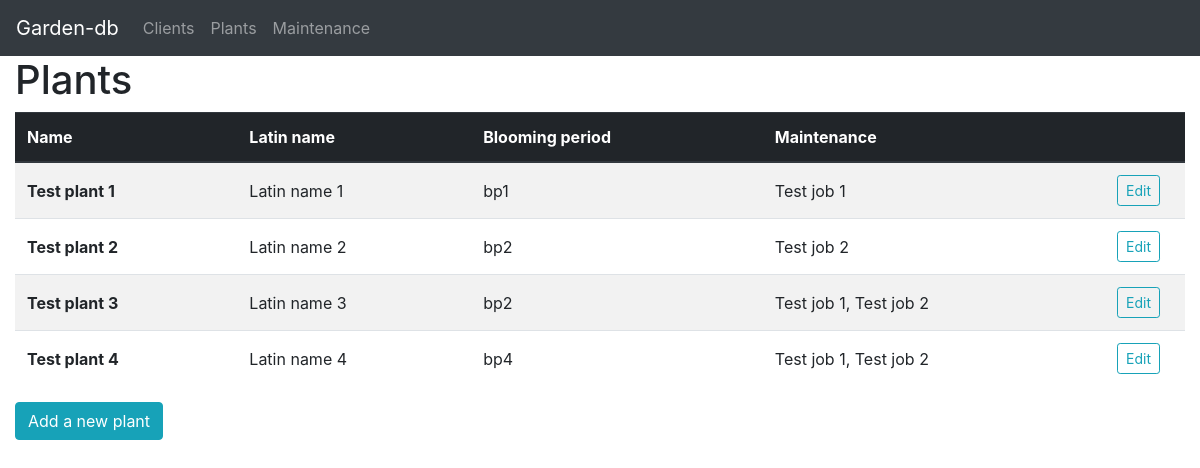
/plants, run on an earlier commit of the app's database.
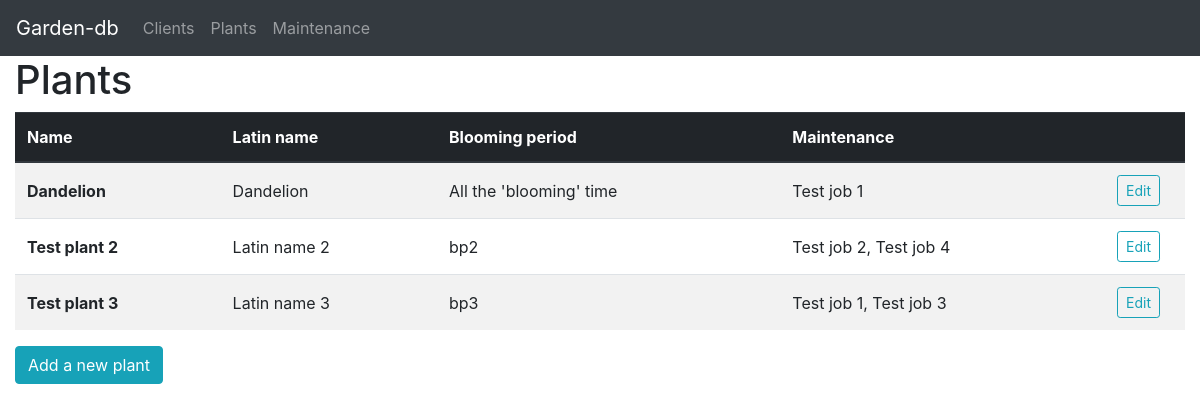
And on a later commit of the database.
### tables this page shows
CREATE TABLE plants (pid INTEGER PRIMARY KEY, name TEXT, latin_name TEXT UNIQUE, blooming_period TEXT);

### app.py (the view, shortened to what this page needs)
@app.route("/plants", methods=["GET", "POST"])
def plants():
    with dbc.DBConnection() as c:
        return render_template("plants.html", data=c.load_sql_plant_data(),
                               job_list=c.load_sql_job_data())

### dbc/__init__.py (called while the page is built)
    def __exit__(self, exc_type, exc_value, tb):
        if tb is None:
            self.con.commit()
            self.con.close()
            self.con = None
            self.cur = None
            return True
        else:
            self.con.rollback()
            self.con.close()
            traceback.print_exception(exc_type, exc_value, tb)
            raise BadRequest()

    def execute(self, *args):
        self.cur.execute(*args)
        self.con.commit()

    def perform(self, *args):
        self.cur.execute(*args)

    def fetchall(self):
        return self.cur.fetchall()

    def select_plants(self, pid=None):
        if pid is not None:
            self.execute("SELECT * FROM plants WHERE pid=?", (pid,))
        else:
            self.execute("SELECT * FROM plants")
        return self.fetchall()

    def select_jobs(self, mid=None):
        if mid is not None:
            self.execute("SELECT * FROM jobs WHERE mid=?", (mid,))
        else:
            self.execute("SELECT * FROM jobs")
        return self.fetchall()

    def load_sql_plant_data(self, pid=None):
        return [Plant(row[1], row[2], row[3], pid=row[0],
                      jobs=self.select_jp_links(pid=row[0])) for row in self.select_plants(pid)]

    def load_sql_job_data(self, mid=None):
        return [Maintenance(row[1], row[2],
                            self.select_mj_links(row[0]), row[0]) for row in self.select_jobs(mid)]

    def select_jp_links(self, pid=None, mid=None):
        if pid is not None:
            self.execute("SELECT jobs.* FROM plant_job_junction "
                         "INNER JOIN jobs ON jobs.mid=plant_job_junction.mid "
                         "WHERE pid=?", (pid,))
            return [Maintenance(row[1], row[2], self.select_mj_links(row[0]), mid=row[0]) for row in self.fetchall()]
        elif mid is not None:
            self.execute("SELECT plants.* FROM plant_job_junction "
                         "INNER JOIN plants ON plants.pid=plant_job_juncion.mid "
                         "WHERE mid=?", (mid,))
            return [Plant(row[1], row[2], row[3], pid=row[0],
                          jobs=self.select_jp_links(pid=row[0])) for row in self.fetchall()]
        else:
            self.execute("SELECT * FROM plant_job_junction")
            return self.fetchall()

### sorting/__init__.py (called while the page is built)
def dt_from_month(month):
    return dt.strptime(month, '%B')

### templates/plants.html (shortened to what this page needs)
{% extends "page.html" %}
{% set title = "Plants" %}
{% set pagetype = "plant" %}
{% block thead %}
<th scope="col">Name</th>
<th scope="col">Latin name</th>
<th scope="col">Blooming period</th>
<th scope="col">Maintenance</th>
<th scope="col" style="width: 80px"></th>
{% endblock %}
{% block tbody %}
{% for plant in data %}
<tr>
    <th scope="row">{{ plant.name }}</th>
    <td>{{ plant.latin_name }}</td>
    <td>{{ plant.blooming_period }}</td>
    <td>{{ plant.jobs|map(attribute='name')|join(', ') }}</td>
    <td><button type="button" class="btn btn-outline-info btn-sm" data-toggle="modal"
                id="edit-plant-{{ plant.id }}" data-target="#popup-div-edit-{{ plant.id }}">Edit</button></td>
</tr>
{% endfor %}
{% endblock %}

### templates/page.html (shortened to what this page needs)
{% extends "base.html" %}
{% if pagetype is not defined %}{% set pagetype = "(page type error)" %}{% endif %}
{% block body %}
<nav class="navbar navbar-expand-sm navbar-dark bg-dark">
    <span class="navbar-brand">Garden-db</span>
    <div class="collapse navbar-collapse" id="nav-content">
        <div class="navbar-nav">
            <a class="nav-item nav-link" href="{{ url_for('clients') }}">Clients</a>
            <a class="nav-item nav-link" href="{{ url_for('plants') }}">Plants</a>
            <a class="nav-item nav-link" href="{{ url_for('jobs') }}">Maintenance</a>
        </div>
    </div>
</nav>
<div class="container-fluid">
    <header class="row justify-content-start d-print-none">
        <div class="col col-4 col-sm-3">
            <h1>{{ title }}</h1>
        </div>
    </header>
    <div class="row{% if pagetype == 'client' %} d-print-none{% endif %}">
        <div class="col">
            <table class="table table-striped">
                <thead class="thead-dark">
                    {% block thead %}
                    {% endblock %}
                </thead>
                <tbody>
                    {% block tbody %}
                    {% endblock %}
                </tbody>
            </table>
        </div>
    </div>
    <button type="button" id="popup-btn" class="btn btn-info d-print-none" data-toggle="modal" data-target="#popup-div-add">
        Add a new {{ pagetype }}
    </button>
</div>
{% endblock %}

### templates/base.html (shortened to what this page needs)
<!doctype html>
<html lang="en">
<head>
    <link rel="stylesheet" href="https://use.fontawesome.com/releases/v5.5.0/css/all.css">
    <link rel="stylesheet" href="https://stackpath.bootstrapcdn.com/bootstrap/4.1.3/css/bootstrap.min.css">
</head>
<body>
    {% block body %}{% endblock %}
    <script src="https://stackpath.bootstrapcdn.com/bootstrap/4.1.3/js/bootstrap.min.js"></script></body>
</html>

### templates/base.html (style rules this page uses)
.table th, .table td { vertical-align: middle!important; }

What changed in the data, as far as the page shows it:
removed plants: name "Test plant 1", latin_name "Latin name 1", blooming_period "bp1", jobs|map "Test job 1"
removed plants: name "Test plant 4", latin_name "Latin name 4", blooming_period "bp4", jobs|map "Test job 1, Test job 2"
added plants: name "Dandelion", latin_name "Dandelion", blooming_period "All the 'blooming' time", jobs|map "Test job 1"
computed for plants "Test plant 2": jobs|map "Test job 2" → "Test job 2, Test job 4"
changed plants "Test plant 3": blooming_period "bp2" → "bp3"; jobs|map "Test job 1, Test job 2" → "Test job 1, Test job 3"
